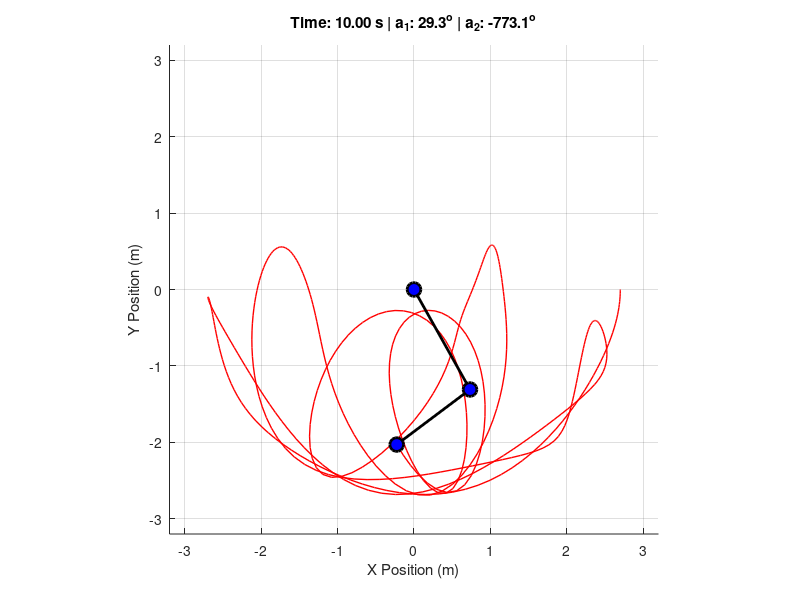

The MATLAB script that drew this image:
function double_pendulum_simulation()
    % ME 104 Lecture 40: Double Pendulum Simulation
    % Derived explicitly using the Euler-Lagrange equations: d/dt(dL/da_dot) - dL/da = 0
    clear all; close all; clc;

    %% --- PARAMETER CONFIGURATION ZONE ---
    % Physical parameters of the system
    params.m1 = 1.0;   % Mass of ball 1 (kg)
    params.m2 = 1.0;   % Mass of ball 2 (kg)
    params.l1 = 1.5;   % Length of rod 1 (m)
    params.l2 = 1.2;   % Length of rod 2 (m)
    params.g  = 9.81;  % Acceleration due to gravity (m/s^2)

    % Initial Conditions: [a1, a2, alpha1, alpha2]
    % a1, a2       = Initial angular positions (radians) from vertical
    % alpha1, alpha2 = Initial angular velocities (rad/s)
    a1_0     = pi/2;   % 90 degrees (horizontal)
    a2_0     = pi/2;   % 90 degrees (horizontal)
    alpha1_0 = 0.0;    % Stationary at release
    alpha2_0 = 0.0;    
    
    initial_state = [a1_0; a2_0; alpha1_0; alpha2_0];

    %% --- TIME PARAMETERS ---
    t_max = 10.0;       % Duration of simulation (seconds)
    tspan = 0:0.02:t_max;

    %% --- SOLVE SYSTEM USING NUMERICAL ODE ENGINE ---
    % Pass state derivative rules to ode45
    [t, state_out] = ode45(@(t, y) double_pendulum_dynamics(t, y, params), tspan, initial_state);

    % Extract solution histories
    a1_hist     = state_out(:, 1);
    a2_hist     = state_out(:, 2);
    alpha1_hist = state_out(:, 3);
    alpha2_hist = state_out(:, 4);

    %% --- COMPUTE KINEMATICS FOR PLOTTING ---
    % Convert angular parameters to Cartesian space coordinates
    % Note: Flipped vertical signs relative to notes to hang downward naturally (-y)
    x1 =  params.l1 * sin(a1_hist);
    y1 = -params.l1 * cos(a1_hist);
    
    x2 = x1 + params.l2 * sin(a2_hist);
    y2 = y1 - params.l2 * cos(a2_hist);

    %% --- SETUP ANIMATION GRAPHICS ---
    fig = figure('Name', 'ME 104 Lec 40: Double Pendulum', 'Color', 'w', 'Position', [100, 100, 700, 600]);
    ax = axes('Parent', fig);
    hold(ax, 'on');
    grid(ax, 'on');
    axis(ax, 'equal');
    
    % Secure stable tracking frame window
    max_len = params.l1 + params.l2;
    xlim(ax, [-max_len - 0.5, max_len + 0.5]);
    ylim(ax, [-max_len - 0.5, max_len + 0.5]);
    xlabel(ax, 'X Position (m)');
    ylabel(ax, 'Y Position (m)');

    % Graphical object handles
    h_trace = plot(ax, NaN, NaN, 'r-', 'LineWidth', 1); % Tracks path of lower mass
    h_rods  = plot(ax, [0, 0, 0], [0, 0, 0], 'k-o', 'LineWidth', 2, 'MarkerSize', 10, 'MarkerFaceColor', 'b');

    %% --- ANIMATION LOOP ---
    for i = 1:length(t)
        % Update historical trace plot of Mass 2
        set(h_trace, 'XData', x2(1:i), 'YData', y2(1:i));
        
        % Update link lines: [Origin -> Mass 1 -> Mass 2]
        set(h_rods, 'XData', [0, x1(i), x2(i)], 'YData', [0, y1(i), y2(i)]);
        
        title(ax, sprintf('Time: %.2f s | a_1: %.1f^o | a_2: %.1f^o', t(i), rad2deg(a1_hist(i)), rad2deg(a2_hist(i))));
        drawnow;
        pause(0.01);
    end
end

%% ====================================================================
%% State-Space Dynamics Engine: Implements Multi-Parameter Euler-Lagrange Equations
%% ====================================================================
function dstate = double_pendulum_dynamics(~, state, params)
    % Extract state elements
    a1     = state(1);
    a2     = state(2);
    alpha1 = state(3);
    alpha2 = state(4);

    % Unpack design parameters
    m1 = params.m1; m2 = params.m2;
    l1 = params.l1; l2 = params.l2;
    g  = params.g;

    %% Matrix System Assembly from Equations of Motion %%
    % Hand-evaluating the analytical partial derivative system from page 7:
    % M(a) * [alpha1_dot; alpha2_dot] = F(a, alpha)
    
    % Mass Matrix Coefficients (Inertial properties)
    M11 = (m1 + m2) * l1^2;
    M12 = m2 * l1 * l2 * cos(a1 - a2);
    M21 = m2 * l1 * l2 * cos(a1 - a2);
    M22 = m2 * l2^2;
    
    M = [M11, M12; 
         M21, M22];

    % Forcing Vector Coefficients (Coriolis, Centrifugal, and Gravitational Torques)
    F1 = -m2 * l1 * l2 * alpha2^2 * sin(a1 - a2) - (m1 + m2) * g * l1 * sin(a1);
    F2 =  m2 * l1 * l2 * alpha1^2 * sin(a1 - a2) - m2 * g * l2 * sin(a2);
    
    F = [F1; 
         F2];

    %% Solve for Accelerations via Linear Algebra %%
    % [alpha1_dot; alpha2_dot] = M \ F
    alphadot = M \ F;

    % Pack derivatives back up into state format: [a1_dot; a2_dot; alpha1_dot; alpha2_dot]
    dstate = [alpha1; 
              alpha2; 
              alphadot(1); 
              alphadot(2)];
end
